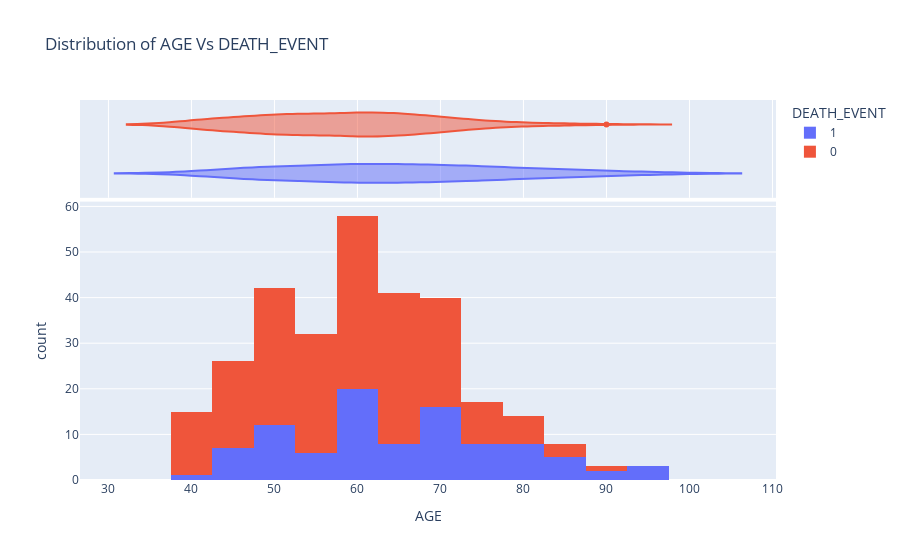

Notebook code for this chart:
### Markdown cell above
**AGE**

### Code cell
fig = px.histogram(heart_failure_df, x="age", color="DEATH_EVENT", marginal="violin", hover_data=heart_failure_df.columns, 
                   title ="Distribution of AGE Vs DEATH_EVENT", 
                   labels={"age": "AGE"})
fig.show()

### Figure 1 — Plotly figure (JSON) as saved in the notebook; plotly's stock layout.template omitted (floating-point values rounded to 4 significant figures; data arrays with more than 128 entries replaced by an {"elided": "..."} marker saying what was removed)
{"data": [{"alignmentgroup": "True", "bingroup": "x", "hovertemplate": "DEATH_EVENT=1<br>AGE=%{x}<br>count=%{y}<extra></extra>", "legendgroup": "1", "marker": {"color": "#636efa"}, "name": "1", "offsetgroup": "1", "orientation": "v", "showlegend": true, "type": "histogram", "x": [75, 55, 65, 50, 65, 90, 75, 60, 65, 80, 75, 62, 45, 50, 82, 87, 45, 70, 48, 65, 68, 75, 80, 95, 70, 58, 82, 94, 85, 50, 65, 69, 90, 82, 60, 70, 50, 70, 60, 50, 51, 60, 80, 57, 68, 53, 60, 70, 60, 95, 49, 72, 45, 50, 45, 60, 42, 72, 70, 65, 85, 69, 60, 60, 59, 60, 72, 85, 70, 86, 60, 46, 80, 72, 75, 72, 50, 45, 80, 59, 59, 65, 75, 58, 60.67, 50, 60, 45, 77, 48, 54, 73, 60, 55, 65, 55], "xaxis": "x", "yaxis": "y"}, {"alignmentgroup": "True", "customdata": {"elided": "96x12 float values"}, "hovertemplate": "DEATH_EVENT=%{customdata[11]}<br>AGE=%{x}<br>anaemia=%{customdata[0]}<br>creatinine_phosphokinase=%{customdata[1]}<br>diabetes=%{customdata[2]}<br>ejection_fraction=%{customdata[3]}<br>high_blood_pressure=%{customdata[4]}<br>platelets=%{customdata[5]}<br>serum_creatinine=%{customdata[6]}<br>serum_sodium=%{customdata[7]}<br>sex=%{customdata[8]}<br>smoking=%{customdata[9]}<br>time=%{customdata[10]}<extra></extra>", "legendgroup": "1", "marker": {"color": "#636efa"}, "name": "1", "offsetgroup": "1", "scalegroup": "x", "showlegend": false, "type": "violin", "x": [75, 55, 65, 50, 65, 90, 75, 60, 65, 80, 75, 62, 45, 50, 82, 87, 45, 70, 48, 65, 68, 75, 80, 95, 70, 58, 82, 94, 85, 50, 65, 69, 90, 82, 60, 70, 50, 70, 60, 50, 51, 60, 80, 57, 68, 53, 60, 70, 60, 95, 49, 72, 45, 50, 45, 60, 42, 72, 70, 65, 85, 69, 60, 60, 59, 60, 72, 85, 70, 86, 60, 46, 80, 72, 75, 72, 50, 45, 80, 59, 59, 65, 75, 58, 60.67, 50, 60, 45, 77, 48, 54, 73, 60, 55, 65, 55], "xaxis": "x2", "yaxis": "y2"}, {"alignmentgroup": "True", "bingroup": "x", "hovertemplate": "DEATH_EVENT=0<br>AGE=%{x}<br>count=%{y}<extra></extra>", "legendgroup": "0", "marker": {"color": "#EF553B"}, "name": "0", "offsetgroup": "0", "orientation": "v", "showlegend": true, "type": "histogram", "x": {"elided": "203 float values"}, "xaxis": "x", "yaxis": "y"}, {"alignmentgroup": "True", "customdata": {"elided": "203x12 float values"}, "hovertemplate": "DEATH_EVENT=%{customdata[11]}<br>AGE=%{x}<br>anaemia=%{customdata[0]}<br>creatinine_phosphokinase=%{customdata[1]}<br>diabetes=%{customdata[2]}<br>ejection_fraction=%{customdata[3]}<br>high_blood_pressure=%{customdata[4]}<br>platelets=%{customdata[5]}<br>serum_creatinine=%{customdata[6]}<br>serum_sodium=%{customdata[7]}<br>sex=%{customdata[8]}<br>smoking=%{customdata[9]}<br>time=%{customdata[10]}<extra></extra>", "legendgroup": "0", "marker": {"color": "#EF553B"}, "name": "0", "offsetgroup": "0", "scalegroup": "x", "showlegend": false, "type": "violin", "x": {"elided": "203 float values"}, "xaxis": "x2", "yaxis": "y2"}], "layout": {"barmode": "relative", "legend": {"title": {"text": "DEATH_EVENT"}, "tracegroupgap": 0}, "title": {"text": "Distribution of AGE Vs DEATH_EVENT"}, "xaxis": {"anchor": "y", "domain": [0, 1], "title": {"text": "AGE"}, "type": "linear", "range": [26.57, 110.4], "autorange": true}, "xaxis2": {"anchor": "y2", "domain": [0, 1], "matches": "x", "showgrid": true, "showticklabels": false, "type": "linear", "range": [26.57, 110.4], "autorange": true}, "yaxis": {"anchor": "x", "domain": [0, 0.7326], "title": {"text": "count"}, "range": [0, 61.05], "autorange": true}, "yaxis2": {"anchor": "x2", "domain": [0.7426, 1], "matches": "y2", "showgrid": false, "showline": false, "showticklabels": false, "ticks": "", "type": "category", "range": [-0.5, 1.5], "autorange": true}, "autosize": true}}
